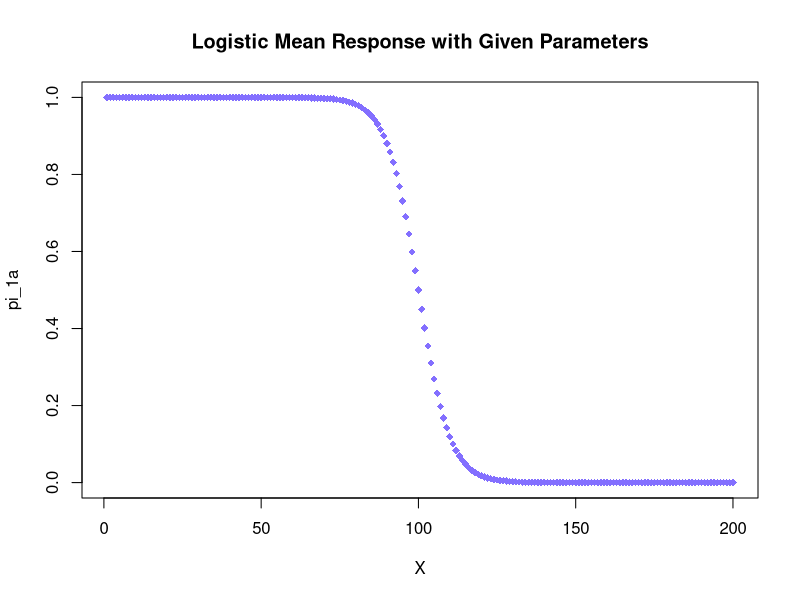
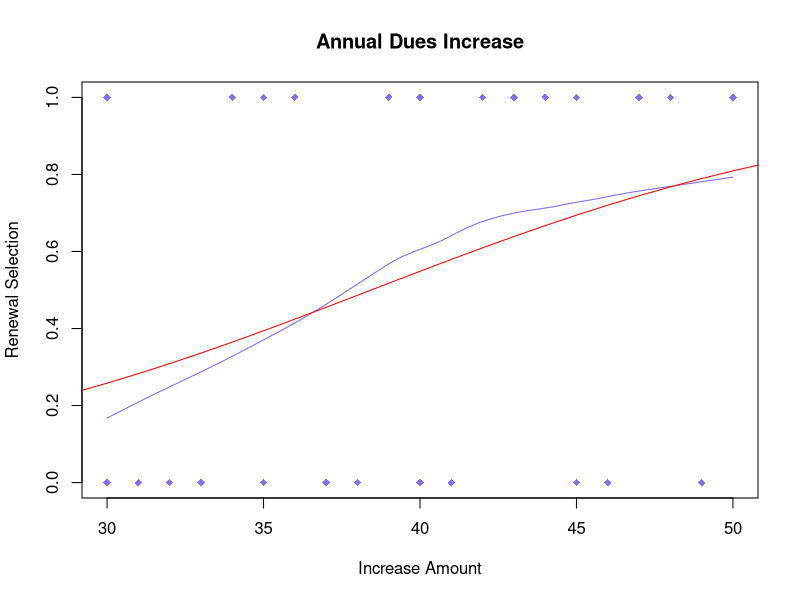

The R script that drew these images, in order:
## ---- chunk 1
#| message: false
#| warning: false

# plot logistic model with b0 = 20, b1 = -.2
X <- cbind(1:200)
pi_1a <- exp(20-.2*X)/(1+exp(20-.2*X))
plot(X, pi_1a, pch=18, col="slateblue1", main="Logistic Mean Response with Given Parameters")

# odds ratio is approximately exp(b1)
odds126 <- exp(20-.2*126)/(1+exp(20-.2*126))
odds125 <- exp(20-.2*125)/(1+exp(20-.2*125))
ratio <- odds126/odds125
exp(-.2)

# read data
dues <- read.table("../../data/CH14PR07.txt", header=TRUE)

# fit logistic model
gfit2 <- glm(Renewal ~ Increase, data=dues, family = binomial(link ="logit"))
summary(gfit2)
## ---- chunk 2
#| message: false
#| warning: false

# generate prediction curve
predIncrease <- seq(0,100, by=1)                    # create x values
logit.hat2 <- predict.glm(gfit2,                    # ???
                          newdata = data.frame(Increase=predIncrease),
                          se.fit=TRUE)
prob.hat2 <- exp(logit.hat2$fit)/(1+exp(logit.hat2$fit)) # logistic equation

# plot original data
plot(dues$Increase,
     dues$Renewal,
     pch=18, col="slateblue1",
     main="Annual Dues Increase",
     ylab="Renewal Selection",
     xlab="Increase Amount")

# plot loess smoothed line
loess2 <- loess.smooth(dues$Increase, dues$Renewal)
lines(loess2, col="slateblue2")                     # loess smooth line
lines(predIncrease, prob.hat2, col="red")           # predicted values line

# calculate and interpret odds ratio
beta_1 <- exp(gfit2$coefficients[2])
## ---- chunk 3
dues_b <- gfit2$coefficients                        # save b1 and b0

# estimated probability that members will not renew if the dues increase $40
pi_2d <- exp(dues_b[1]+dues_b[2]*40)/(1+exp(dues_b[1]+dues_b[2]*40))

# dues increase for which 75 percent of the members are expected not to renew
Y <- exp(dues_b[1]+dues_b[2]*X)/(1+exp(dues_b[1]+dues_b[2]*X)) # equation
answer <- X[which(Y > .74 & Y < 0.76)]              # find Y = .75
